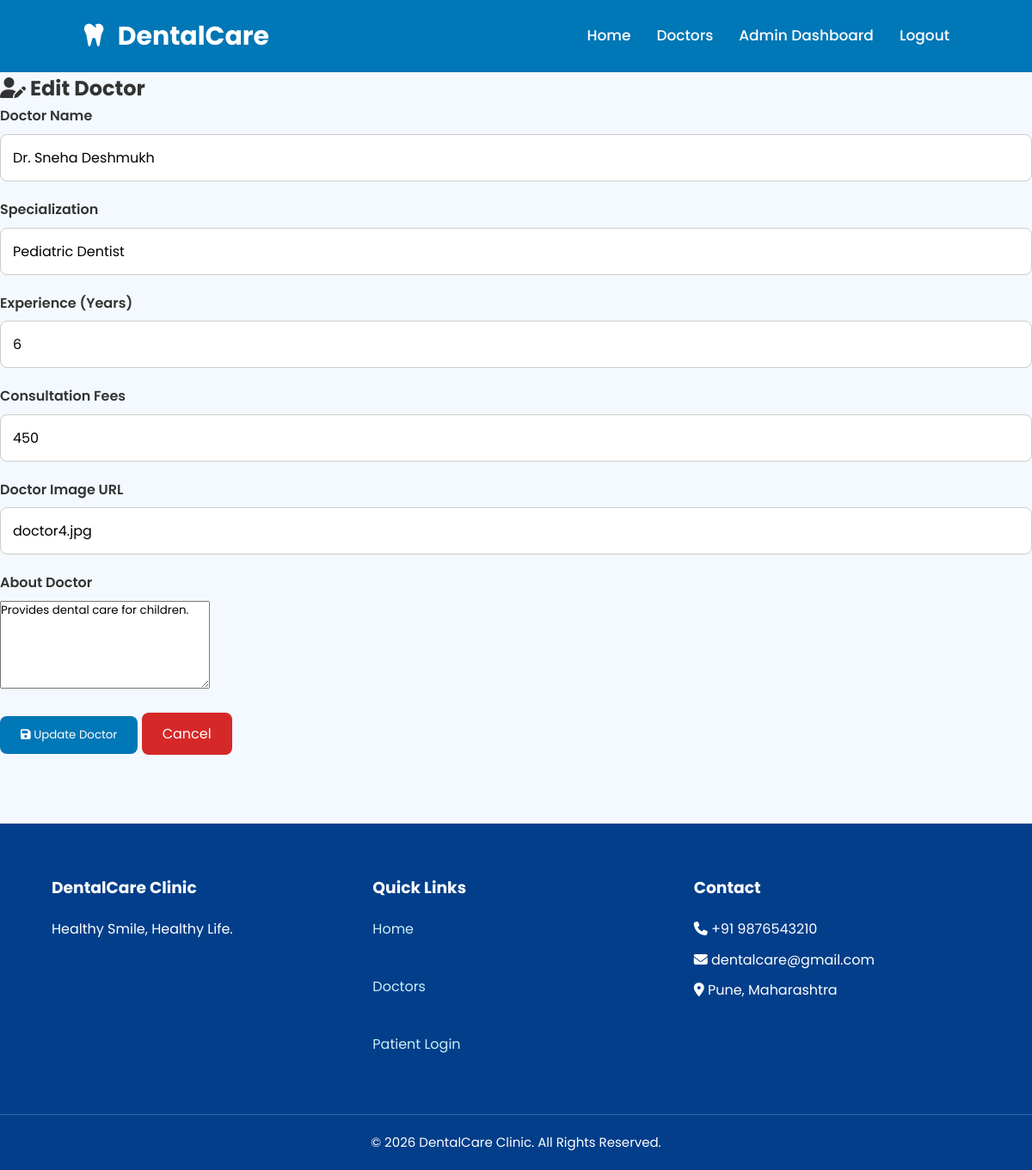
/admin/edit-doctor/4 (signed in), run on the app's committed database.
### tables this page shows
CREATE TABLE doctors(
        id INTEGER PRIMARY KEY AUTOINCREMENT,
        name TEXT NOT NULL,
        specialization TEXT NOT NULL,
        experience INTEGER,
        fees INTEGER,
        image TEXT,
        about TEXT
    );

### app.py (the view, shortened to what this page needs)
@app.route("/admin/edit-doctor/<int:id>", methods=["GET", "POST"])
def edit_doctor(id):
    if "admin" not in session:
        return redirect(url_for("admin"))
    conn = get_db_connection()
    doctor = conn.execute(
        "SELECT * FROM doctors WHERE id=?",
        (id,)
    ).fetchone()
    conn.close()
    return render_template(
        "edit_doctor.html",
        doctor=doctor
    )

### database.py (called while the page is built)
def get_db_connection():
    conn = sqlite3.connect(DATABASE)
    conn.row_factory = sqlite3.Row
    return conn

### templates/edit_doctor.html (shortened to what this page needs)
{% extends "layout.html" %}
{% block content %}
<div class="form-container">
    <h2>
        <i class="fa-solid fa-user-pen"></i>
        Edit Doctor
    </h2>
    <form method="POST">
        <div class="form-group">
            <label>Doctor Name</label>
            <input
                type="text"
                name="name"
                value="{{ doctor['name'] }}"
                required
            >
        </div>
        <div class="form-group">
            <label>Specialization</label>
            <input
                type="text"
                name="specialization"
                value="{{ doctor['specialization'] }}"
                required
            >
        </div>
        <div class="form-group">
            <label>Experience (Years)</label>
            <input
                type="number"
                name="experience"
                value="{{ doctor['experience'] }}"
                min="0"
                required
            >
        </div>
        <div class="form-group">
            <label>Consultation Fees</label>
            <input
                type="number"
                name="fees"
                value="{{ doctor['fees'] }}"
                min="0"
                required
            >
        </div>
        <div class="form-group">
            <label>Doctor Image URL</label>
            <input
                type="text"
                name="image"
                value="{{ doctor['image'] }}"
                required
            >
        </div>
        <div class="form-group">
            <label>About Doctor</label>
            <textarea
                name="about"
                rows="5"
                required
            >{{ doctor['about'] }}</textarea>
        </div>
        <div class="form-buttons">
            <button type="submit" class="btn">
                <i class="fa-solid fa-floppy-disk"></i>
                Update Doctor
            </button>
            <a href="{{ url_for('admin_dashboard') }}" class="btn btn-danger">
                Cancel
            </a>
        </div>
    </form>
</div>
{% endblock %}

### static/css/style.css (style rules this page uses)
* { margin:0; padding:0; box-sizing:border-box; font-family:'Poppins',sans-serif; }
html { scroll-behavior:smooth; }
body { background:#f4f9ff; color:#333; line-height:1.6; }
a { text-decoration:none; }
.btn { display:inline-block; background:#0077b6; color:#fff; padding:12px 24px; border-radius:8px; transition:.3s; border:none; cursor:pointer; }
.btn-danger { background:#d62828; }
.form-group { margin-bottom:20px; }
.form-group label { display:block; font-weight:600; margin-bottom:8px; color:#333; }
.form-group input { width:100%; padding:14px; border:1px solid #ccc; border-radius:8px; font-size:16px; transition:.3s; box-sizing:border-box; }

### data on the page
doctors: name "Dr. Sneha Deshmukh", specialization "Pediatric Dentist", experience "6", fees "450", image "doctor4.jpg", about "Provides dental care for children."
